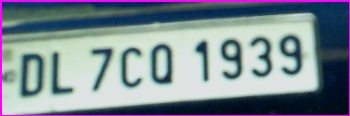
#> input picture Resources/Scanned/NoPlate_0.jpg, 350 x 116 px, given in place of video.avi, which was not available
$ python main.py
#> lines starting #> are read from the running program, lines starting #| are printed output that depends on the picture; pictures that were not available may be replaced by others from this repository, and a replacement may not be noted
import cv2

######################################
numberPlateCascade = cv2.CascadeClassifier('Resources/haarcascade_russian_plate_number.xml')

imageWidth = 640
imageHeight = 480
minArea = 500
color = (0, 0, 255)
count = 0

#####################################

# Camera read
cap = cv2.VideoCapture('Resources/video.avi')
cap.set(3, imageWidth)
cap.set(4, imageHeight)
cap.set(10, 100)  # Set Brightness

while True:
    success, img = cap.read()
#> img is the input picture: shape (116, 350, 3); mean B, G, R 146.3, 138.1, 125.2
    img = cv2.resize(img, (imageWidth, imageHeight))
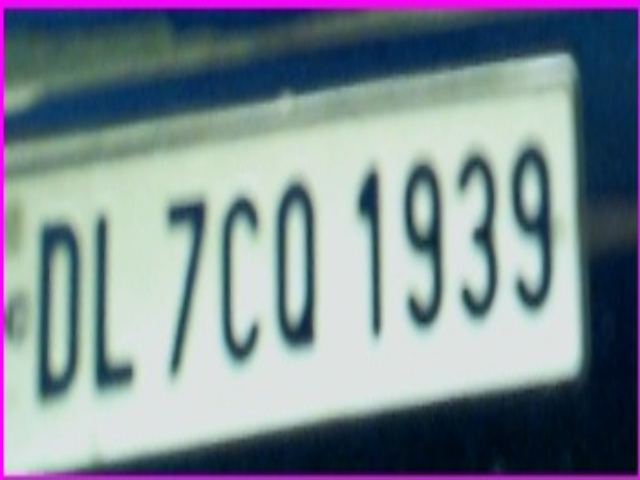
#> img: shape (480, 640, 3); mean B, G, R 146.1, 138, 125.1
    imgGray = cv2.cvtColor(img, cv2.COLOR_BGR2GRAY)
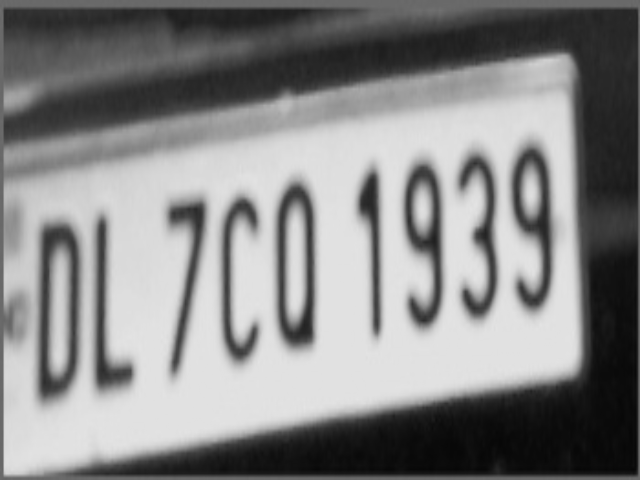
#> imgGray: shape (480, 640); min 6, max 228, mean 135.1

    numberPlate = numberPlateCascade.detectMultiScale(imgGray, 1.1, 4)
#> numberPlate = ()

    for (x, y, w, h) in numberPlate:
        area = w*h
        if area > minArea:
            cv2.rectangle(img, (x, y), (x + w, y + h), color, 2)
            # cv2.putText(img, 'Number Plate detected', (x, y-5),
            #             cv2.FONT_HERSHEY_COMPLEX_SMALL, 1, color, 2)
            imgRoi = img[y:y+h, x:x+w]
            cv2.imshow('ROI', imgRoi)
#> this loop made 0 passes

    cv2.imshow('Video', img)

    if cv2.waitKey(1) & 0xFF == ord('q'):
#> (key q is pressed here)
        break

    if cv2.waitKey(1) & 0xFF == ord('s'):
        cv2.imwrite('Resources/Scanned/NoPlate_'+str(count)+'.jpg', imgRoi)
        cv2.rectangle(img, (0, 200), (640, 300), (0, 255, 0), cv2.FILLED)
        cv2.putText(img, 'Scanned and Saved', (150, 265), cv2.FONT_HERSHEY_TRIPLEX,
                    2, (0, 0, 255), 2)
        cv2.imshow('Video', img)
        cv2.waitKey(500)
        count += 1

$ run again, on Resources/Scanned/NoPlate_1.jpg
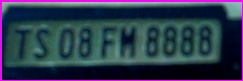
#> input picture Resources/Scanned/NoPlate_1.jpg, 243 x 81 px, given in place of video.avi, which was not available
#> img is the input picture: shape (81, 243, 3); mean B, G, R 76.2, 57.1, 44
#> `imgGray = cv2.cvtColor(img, cv2.COLOR_BGR2GRAY)`:
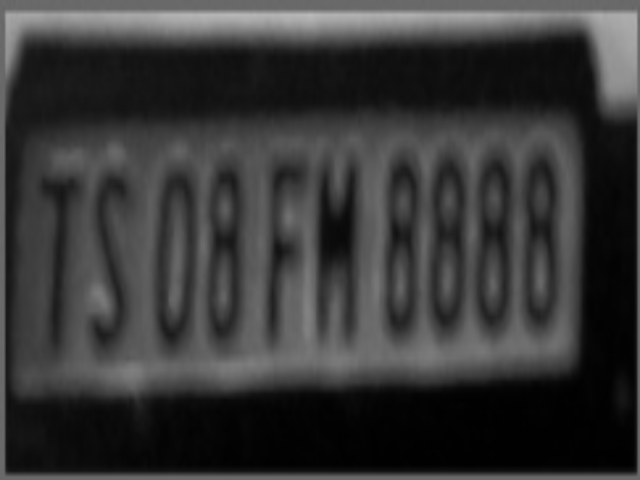
#> imgGray: shape (480, 640); min 0, max 186, mean 55.3
#> numberPlate = [[24, 237, 569, 190]]
#> the loop `for (x, y, w, h) in numberPlate:` made 1 pass
#> (x, y, w, h, area) on pass 1: (24, 237, 569, 190, 108110)
#> after the loop `for (x, y, w, h) in numberPlate:`:
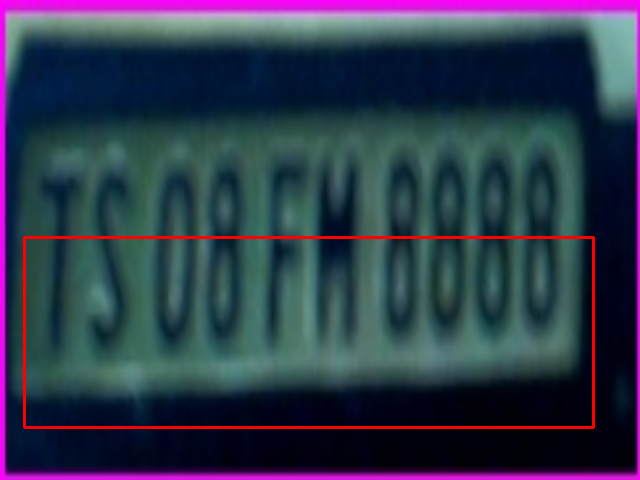
#> img: shape (480, 640, 3); mean B, G, R 75.4, 56.5, 47.4

$ run again, on Resources/Scanned/NoPlate_3.jpg
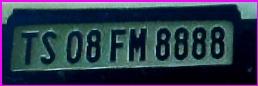
#> input picture Resources/Scanned/NoPlate_3.jpg, 258 x 86 px, given in place of video.avi, which was not available
#> img is the input picture: shape (86, 258, 3); mean B, G, R 73.9, 56.7, 43.9
#> `img = cv2.resize(img, (imageWidth, imageHeight))`:
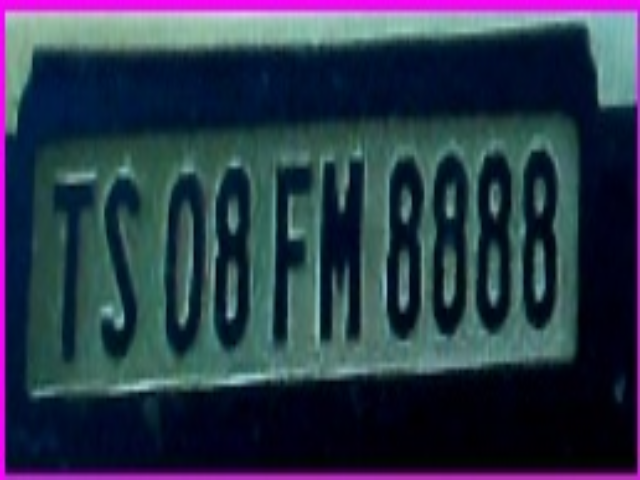
#> img: shape (480, 640, 3); mean B, G, R 73.8, 56.5, 43.8
#> `imgGray = cv2.cvtColor(img, cv2.COLOR_BGR2GRAY)`:
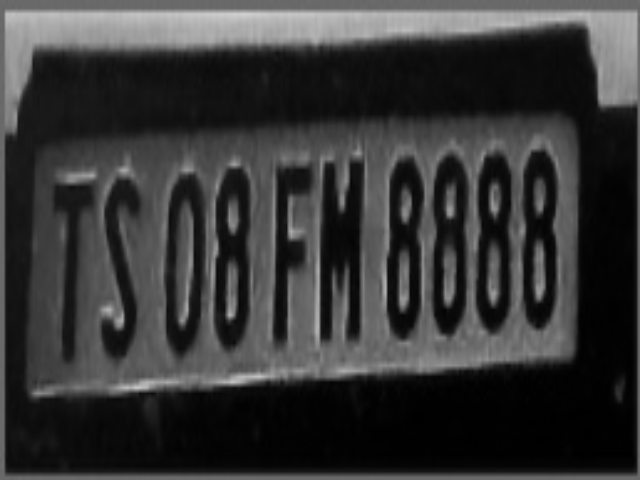
#> imgGray: shape (480, 640); min 0, max 209, mean 54.7
#> numberPlate = ()
